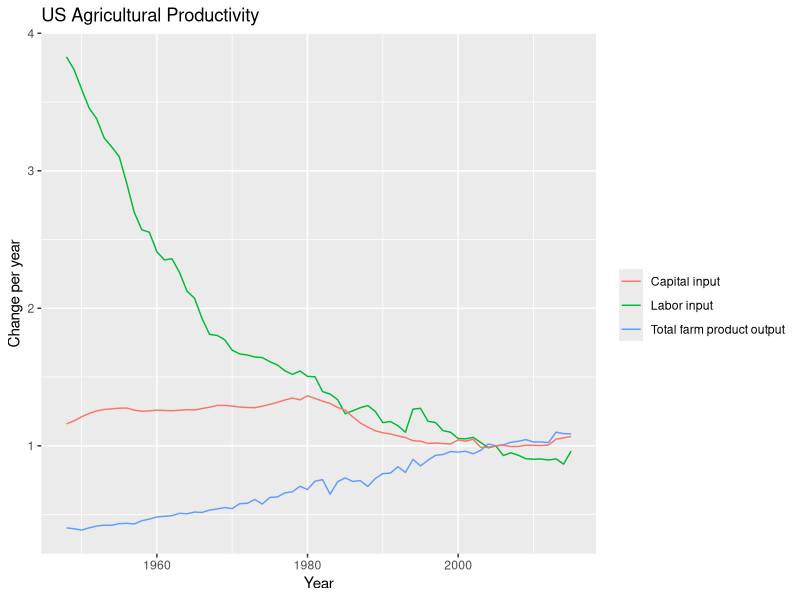

Source code (R):
## ---- chunk 1
# Set R Markdown chunk defaults:
knitr::opts_chunk$set(
  echo = FALSE, message = FALSE, warning = FALSE, progress = FALSE,
  fig.width = 16/2, fig.height = 9/2
)
## ---- chunk 2
# Load necessary packages
library(tidyverse)
library(ggplot2)

# Read in ag_productivity.csv
ag_productivity <- read.csv("ag_productivity.csv",
                            stringsAsFactors=FALSE)

# Plot farm output against labor and capital input
ggplot(ag_productivity, aes(x = Year)) +
  labs(title = "US Agricultural Productivity", 
       x = "Year", y = "Change per year", color = " ") +
  geom_line(aes(y = Total_output, color = "Total farm product output")) +
  geom_line(aes(y = Labor_input_All, color = "Labor input")) +
  geom_line(aes(y = Capital_input_All, color = "Capital input"))
